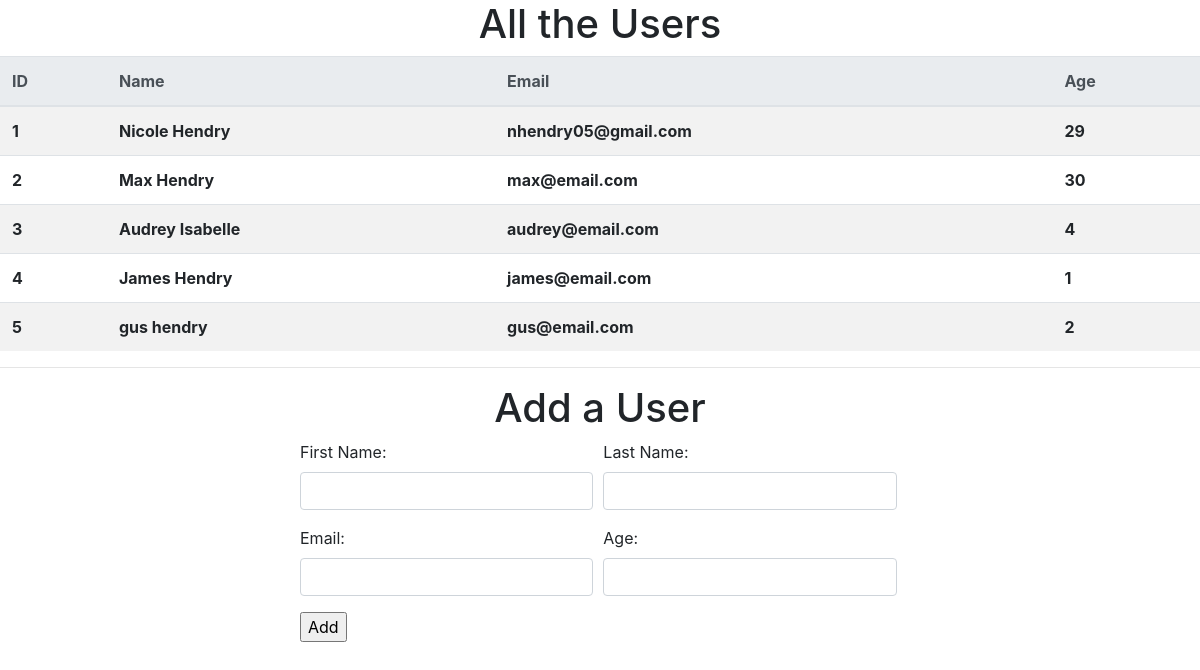
The page / on the database its author committed.
### app.py (models this page shows)
class User(db.Model):
    id = db.Column(db.Integer, primary_key=True)
    first_name = db.Column(db.String(45))
    last_name = db.Column(db.String(45))
    email = db.Column(db.String(45))
    age = db.Column(db.String(45))
    created_at = db.Column(db.DateTime, server_default=func.now())
    updated_at = db.Column(db.DateTime, server_default=func.now(), onupdate=func.now())

### app.py (the view)
@app.route("/", methods = ['GET','POST'])
def index():
    all_users = User.query.all()
    return render_template("index.html", all_users=all_users)

### templates/index.html (shortened to what this page needs)
<!DOCTYPE html>
<html lang="en">
<head>
    <link rel="stylesheet" href="https://stackpath.bootstrapcdn.com/bootstrap/4.4.1/css/bootstrap.min.css">
</head>
<body>
   <h1 class = "text-center">All the Users</h1>
   <table class = "table table-striped">
       <thead class="thead-light">
           <tr>
               <th scope = "col">ID</th>
               <th scope = "col">Name</th>
               <th scope = "col">Email</th>
               <th scope = "col">Age</th>
           </tr>
       </thead>
       <tbody>
        {% for user in all_users %}
           <tr>
               <th scope="row">{{ user['id'] }}</th>
               <th scope="row">{{ user['first_name'] }} {{ user['last_name'] }}</th>
               <th scope="row">{{ user['email'] }}</th>
               <th scope="row">{{ user['age'] }}</th>
           </tr>
        {% endfor %}
       </tbody>
   </table>
   <hr>
   <h1 class = "text-center">Add a User</h1>
   <form action = "/add", method = 'POST' class = " offset-3">
        <div class="form-row">
            <div class = "form-group col-md-4">
                <label for="fname" class="d-inline-block">First Name:</label>
                <input type = "text" class ="form-control d-inline-block" name="fname">
            </div>
            <div class = "form-group col-md-4">
                <label for="lname">Last Name:</label>
                <input type = "text" class ="form-control" name="lname">
            </div>
        </div>
        <div class="form-row">
            <div class = "form-group col-md-4">
                <label for="email">Email:</label>
                <input type = "text" class ="form-control" name="email">
            </div>
            <div class = "form-group col-md-4">
                <label for="age">Age:</label>
                <input type = "text" class ="form-control" name="age">
            </div>
        </div>
        <input type = "submit" value = "Add">
   </form>
</body>
</html>

### rows shown on the page
User: id "1", first_name "Nicole", last_name "Hendry", email "nhendry05@gmail.com", age "29"
User: id "2", first_name "Max", last_name "Hendry", email "max@email.com", age "30"
User: id "3", first_name "Audrey", last_name "Isabelle", email "audrey@email.com", age "4"
User: id "4", first_name "James", last_name "Hendry", email "james@email.com", age "1"
User: id "5", first_name "gus", last_name "hendry", email "gus@email.com", age "2"
